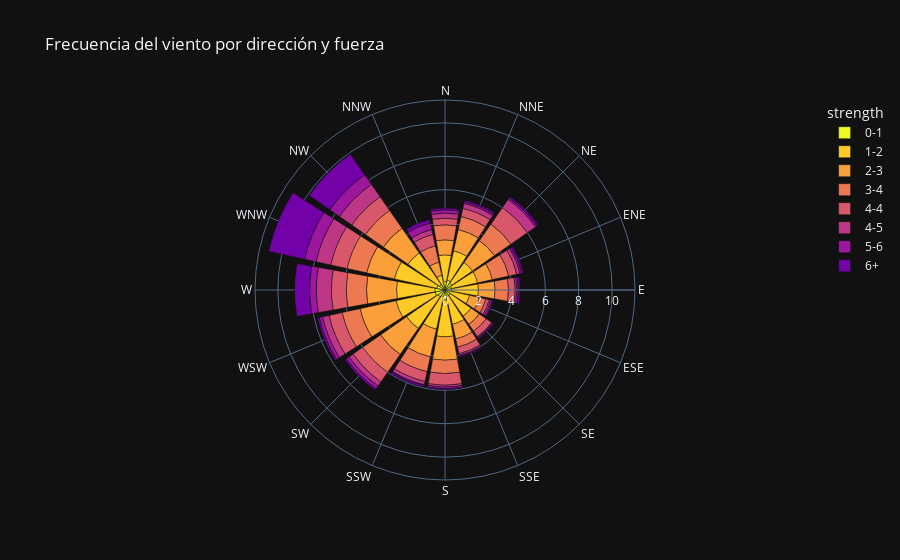

Notebook source saved alongside this figure:
### Code cell
# Mismo dataset con diagrama de barras, px.función bar_polar() para crear un gráfico de barras polares.

fig5=px.bar_polar(wind,theta='direction',r='frequency',color='strength',color_discrete_sequence=px.colors.sequential.Plasma_r, template='plotly_dark',title='Frecuencia del viento por dirección y fuerza')
fig5.show()

### Figure 1 — Plotly figure (JSON) as saved in the notebook; plotly's stock layout.template omitted (floating-point values rounded to 4 significant figures)
{"data": [{"hovertemplate": "strength=0-1<br>frequency=%{r}<br>direction=%{theta}<extra></extra>", "legendgroup": "0-1", "marker": {"color": "#f0f921", "pattern": {"shape": ""}}, "name": "0-1", "r": [0.5, 0.6, 0.5, 0.4, 0.4, 0.3, 0.4, 0.4, 0.6, 0.4, 0.5, 0.6, 0.6, 0.5, 0.4, 0.1], "showlegend": true, "subplot": "polar", "theta": ["N", "NNE", "NE", "ENE", "E", "ESE", "SE", "SSE", "S", "SSW", "SW", "WSW", "W", "WNW", "NW", "NNW"], "type": "barpolar"}, {"hovertemplate": "strength=1-2<br>frequency=%{r}<br>direction=%{theta}<extra></extra>", "legendgroup": "1-2", "marker": {"color": "#fdca26", "pattern": {"shape": ""}}, "name": "1-2", "r": [1.6, 1.8, 1.5, 1.6, 1.6, 1.2, 1.5, 1.7, 2.2, 2, 2.3, 2.4, 2.3, 2.6, 2.3, 0.8], "showlegend": true, "subplot": "polar", "theta": ["N", "NNE", "NE", "ENE", "E", "ESE", "SE", "SSE", "S", "SSW", "SW", "WSW", "W", "WNW", "NW", "NNW"], "type": "barpolar"}, {"hovertemplate": "strength=2-3<br>frequency=%{r}<br>direction=%{theta}<extra></extra>", "legendgroup": "2-3", "marker": {"color": "#fb9f3a", "pattern": {"shape": ""}}, "name": "2-3", "r": [0.9, 1.3, 1.6, 0.9, 1, 0.6, 0.6, 0.9, 1.4, 1.7, 1.9, 2.2, 1.8, 1.7, 1.8, 0.8], "showlegend": true, "subplot": "polar", "theta": ["N", "NNE", "NE", "ENE", "E", "ESE", "SE", "SSE", "S", "SSW", "SW", "WSW", "W", "WNW", "NW", "NNW"], "type": "barpolar"}, {"hovertemplate": "strength=3-4<br>frequency=%{r}<br>direction=%{theta}<extra></extra>", "legendgroup": "3-4", "marker": {"color": "#ed7953", "pattern": {"shape": ""}}, "name": "3-4", "r": [0.9, 0.8, 1.2, 1, 0.8, 0.4, 0.5, 0.5, 0.8, 0.9, 1.3, 1.1, 1.2, 1.2, 1.3, 1], "showlegend": true, "subplot": "polar", "theta": ["N", "NNE", "NE", "ENE", "E", "ESE", "SE", "SSE", "S", "SSW", "SW", "WSW", "W", "WNW", "NW", "NNW"], "type": "barpolar"}, {"hovertemplate": "strength=4-4<br>frequency=%{r}<br>direction=%{theta}<extra></extra>", "legendgroup": "4-4", "marker": {"color": "#d8576b", "pattern": {"shape": ""}}, "name": "4-4", "r": [0.4, 0.5, 1.2, 0.5, 0.4, 0.2, 0.4, 0.4, 0.7, 0.6, 0.7, 0.8, 0.9, 1, 1, 0.7], "showlegend": true, "subplot": "polar", "theta": ["N", "NNE", "NE", "ENE", "E", "ESE", "SE", "SSE", "S", "SSW", "SW", "WSW", "W", "WNW", "NW", "NNW"], "type": "barpolar"}, {"hovertemplate": "strength=4-5<br>frequency=%{r}<br>direction=%{theta}<extra></extra>", "legendgroup": "4-5", "marker": {"color": "#bd3786", "pattern": {"shape": ""}}, "name": "4-5", "r": [0.3, 0.3, 0.6, 0.2, 0.1, 0.1, 0.05, 0.1, 0.1, 0.2, 0.3, 0.4, 0.9, 0.9, 0.9, 0.3], "showlegend": true, "subplot": "polar", "theta": ["N", "NNE", "NE", "ENE", "E", "ESE", "SE", "SSE", "S", "SSW", "SW", "WSW", "W", "WNW", "NW", "NNW"], "type": "barpolar"}, {"hovertemplate": "strength=5-6<br>frequency=%{r}<br>direction=%{theta}<extra></extra>", "legendgroup": "5-6", "marker": {"color": "#9c179e", "pattern": {"shape": ""}}, "name": "5-6", "r": [0.2, 0.1, 0.1, 0.1, 0.1, 0.1, 0.05, 0.05, 0.1, 0.05, 0.2, 0.2, 0.4, 0.7, 0.7, 0.4], "showlegend": true, "subplot": "polar", "theta": ["N", "NNE", "NE", "ENE", "E", "ESE", "SE", "SSE", "S", "SSW", "SW", "WSW", "W", "WNW", "NW", "NNW"], "type": "barpolar"}, {"hovertemplate": "strength=6+<br>frequency=%{r}<br>direction=%{theta}<extra></extra>", "legendgroup": "6+", "marker": {"color": "#7201a8", "pattern": {"shape": ""}}, "name": "6+", "r": [0.1, 0.1, 0.1, 0.1, 0.1, 0.05, 0.05, 0.05, 0.05, 0.1, 0.1, 0.1, 0.9, 2.2, 1.5, 0.2], "showlegend": true, "subplot": "polar", "theta": ["N", "NNE", "NE", "ENE", "E", "ESE", "SE", "SSE", "S", "SSW", "SW", "WSW", "W", "WNW", "NW", "NNW"], "type": "barpolar"}], "layout": {"barmode": "relative", "legend": {"title": {"text": "strength"}, "tracegroupgap": 0}, "polar": {"angularaxis": {"direction": "clockwise", "rotation": 90}, "domain": {"x": [0, 1], "y": [0, 1]}}, "title": {"text": "Frecuencia del viento por dirección y fuerza"}}}
